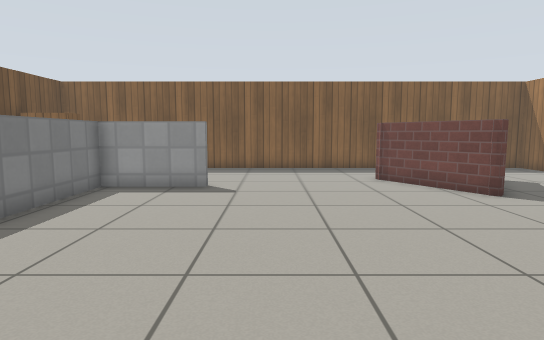
[1] (above)

13 first-person views from a walk through a world built for the Gazebo simulator. The camera is 0.83 m above the floor, tilts 6° down and sees 75° across. The floor is counted in squares, 0.5 m on a side. Each view is taken from the middle of a square. On the plan, view 1 faces up. The plan holds only what a view shows up to about 17 squares ahead; the rest is blank. Robots are left out. Simple patterns stand in for the simulator's built-in surfaces.

[2]
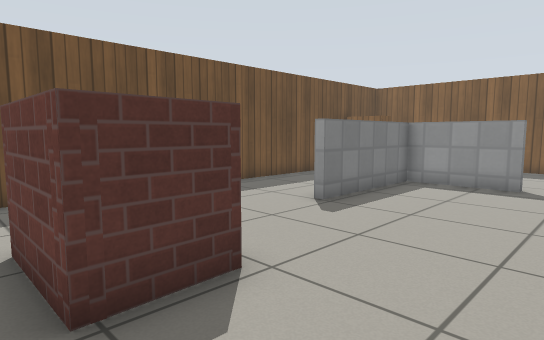

[3]
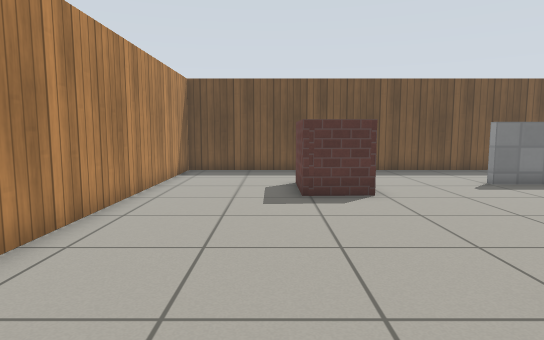

[4]
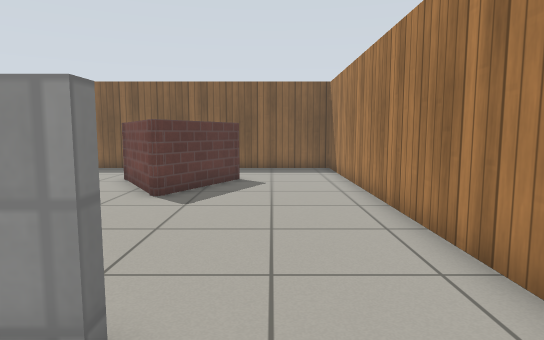

[5]
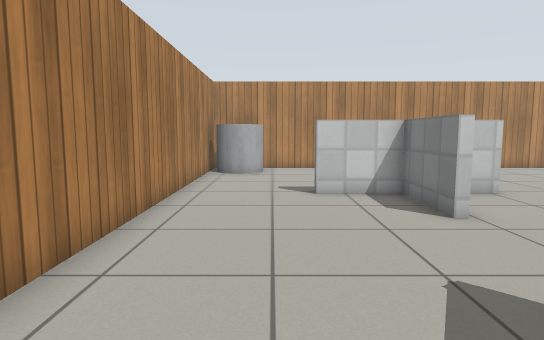

[6]
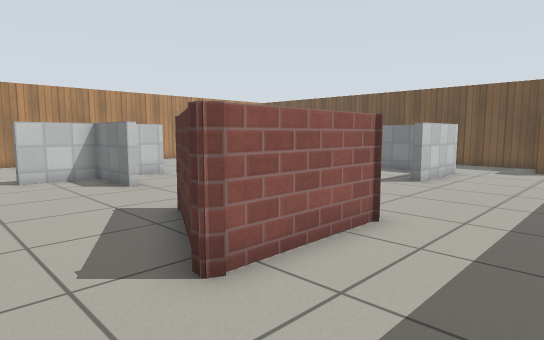

[7]
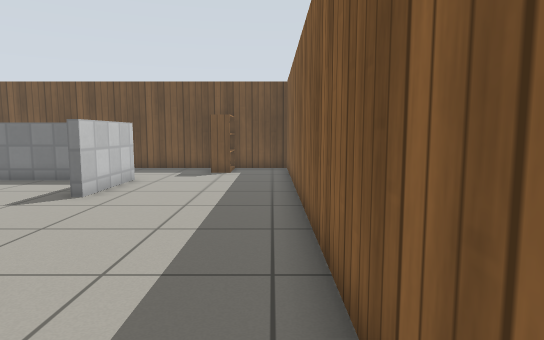

[8]
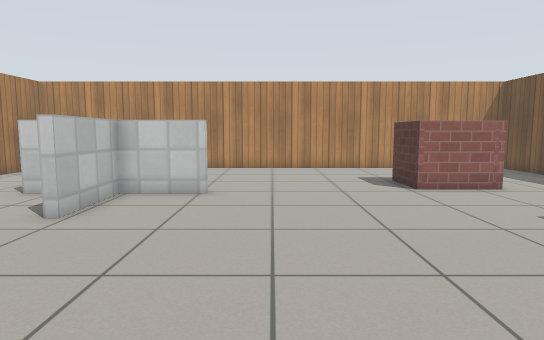

[9]
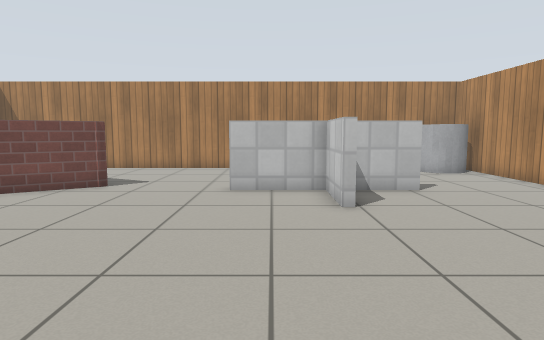

[10]
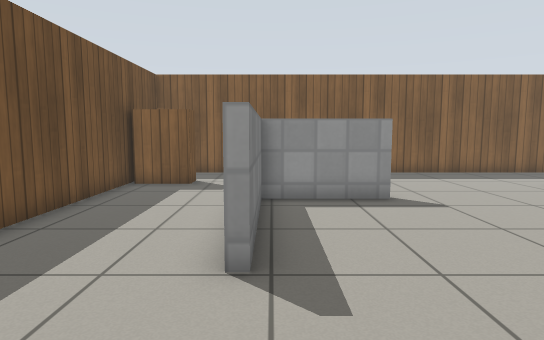

[11]
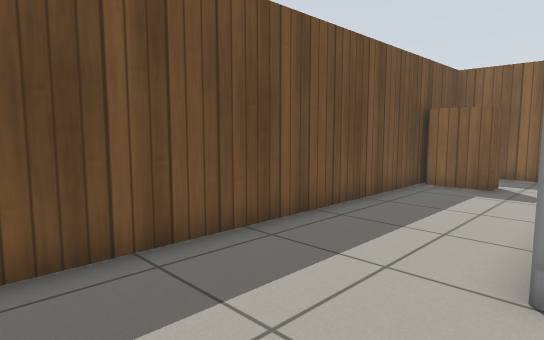

[12]
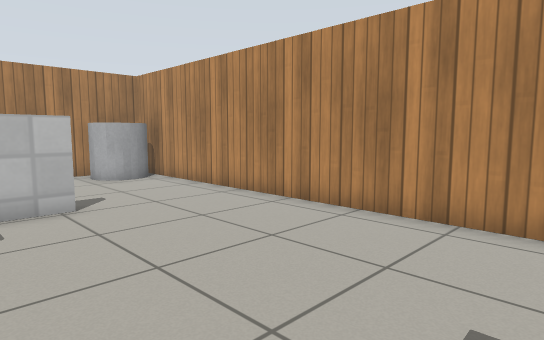

[13]
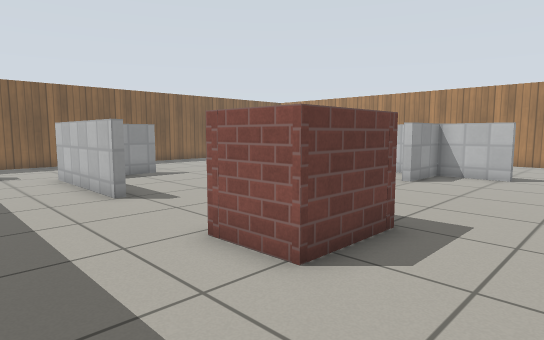

### Floor plan
Ten units are one square. View 1 is at (0, 0); x grows to the right and y downward. Boxes are objects, and circles mark ways between rooms. Rooms are numbered by the first view taken in them; rooms with no view inside come last. Other rooms are left out.
<svg viewBox="-102 -172 224 224">
<path fill="none" stroke="#000" d="M-20 -108 -53 -108 -53 -60M28 -24 52 -24 79 -24M55 -53 55 -21 28 -21M-57 -60 -58 -111 -20 -111M-33 -17 -32 2 -56 2 -57 -17 -33 -17M52 4 52 -24 52 -53M75 -129 78 -127 60 -92 59 -92 37 -127 79 -127M117 -25 117 -167 -97 -167 -97 47 45 47M79 -21 72 -21M45 47 117 47 117 -25"/>
<rect x="-95" y="-145" width="20" height="10" fill="#bbb"><title>bookshelf</title></rect>
<rect x="95" y="25" width="20" height="20" fill="#bbb"><title>grey cylinder</title></rect>
<circle cx="50" cy="25" r="3" fill="#2a7"/>
<circle cx="95" cy="-20" r="3" fill="#2a7"/>
<text x="0" y="-70">1</text>
<text x="80" y="10">2</text>
</svg>
Room 1 opens to room 2.

Where each view was taken, in squares from view 1:
view 1: 0 up, 0 right, facing up
view 2: 1 down, 0 right, facing up-left
view 3: 1 down, 6 right, facing left
view 4: 0 up, 9 right, facing up
view 5: 12 up, 9 right, facing down
view 6: 16 up, 10 right, facing down-left
view 7: 16 up, 7 right, facing left
view 8: 12 up, 1 right, facing down
view 9: 4 up, 5 left, facing right
view 10: 2 up, 5 left, facing up
view 11: 2 up, 5 left, facing up-left
view 12: 2 up, 3 left, facing down-right
view 13: 3 down, 9 left, facing up-right
